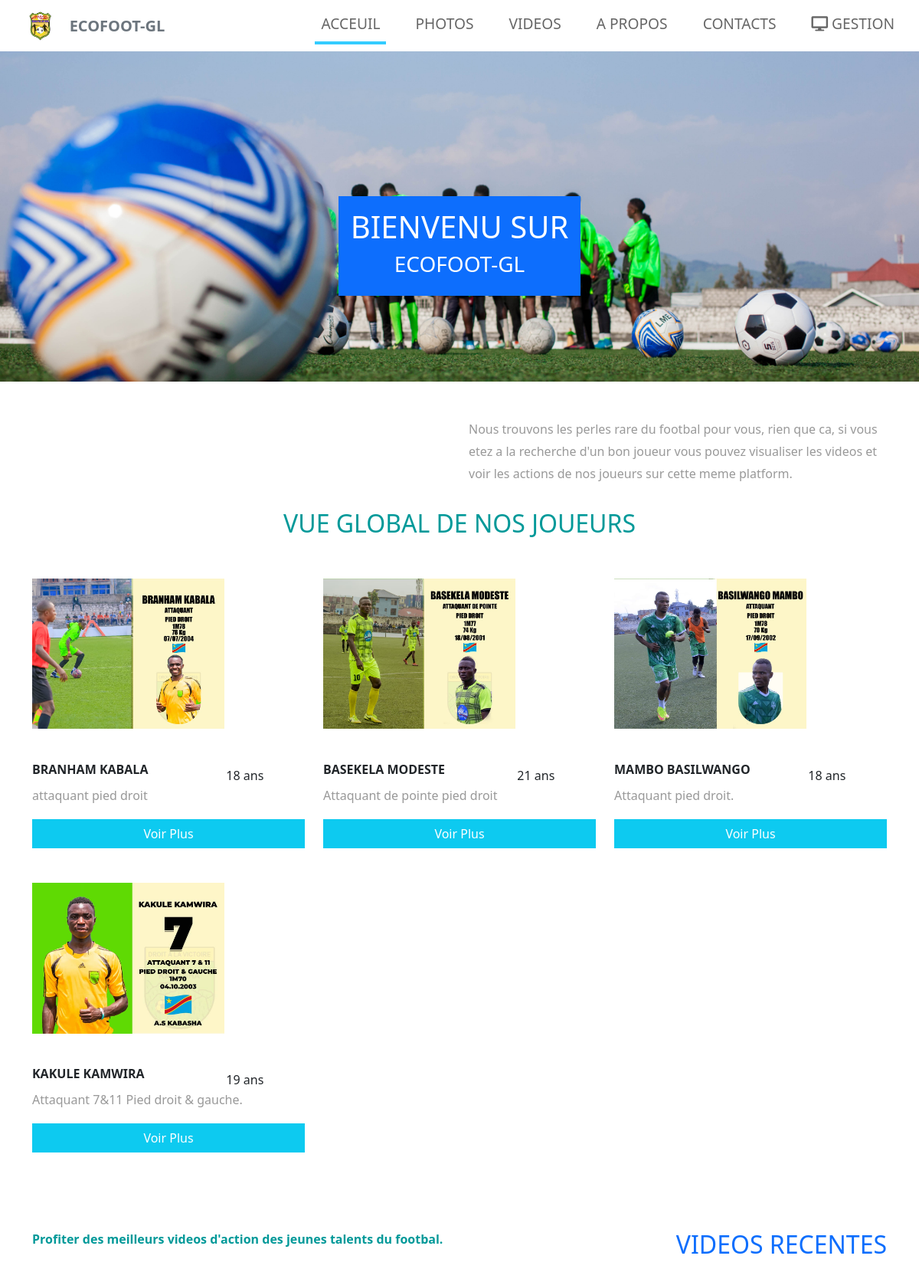
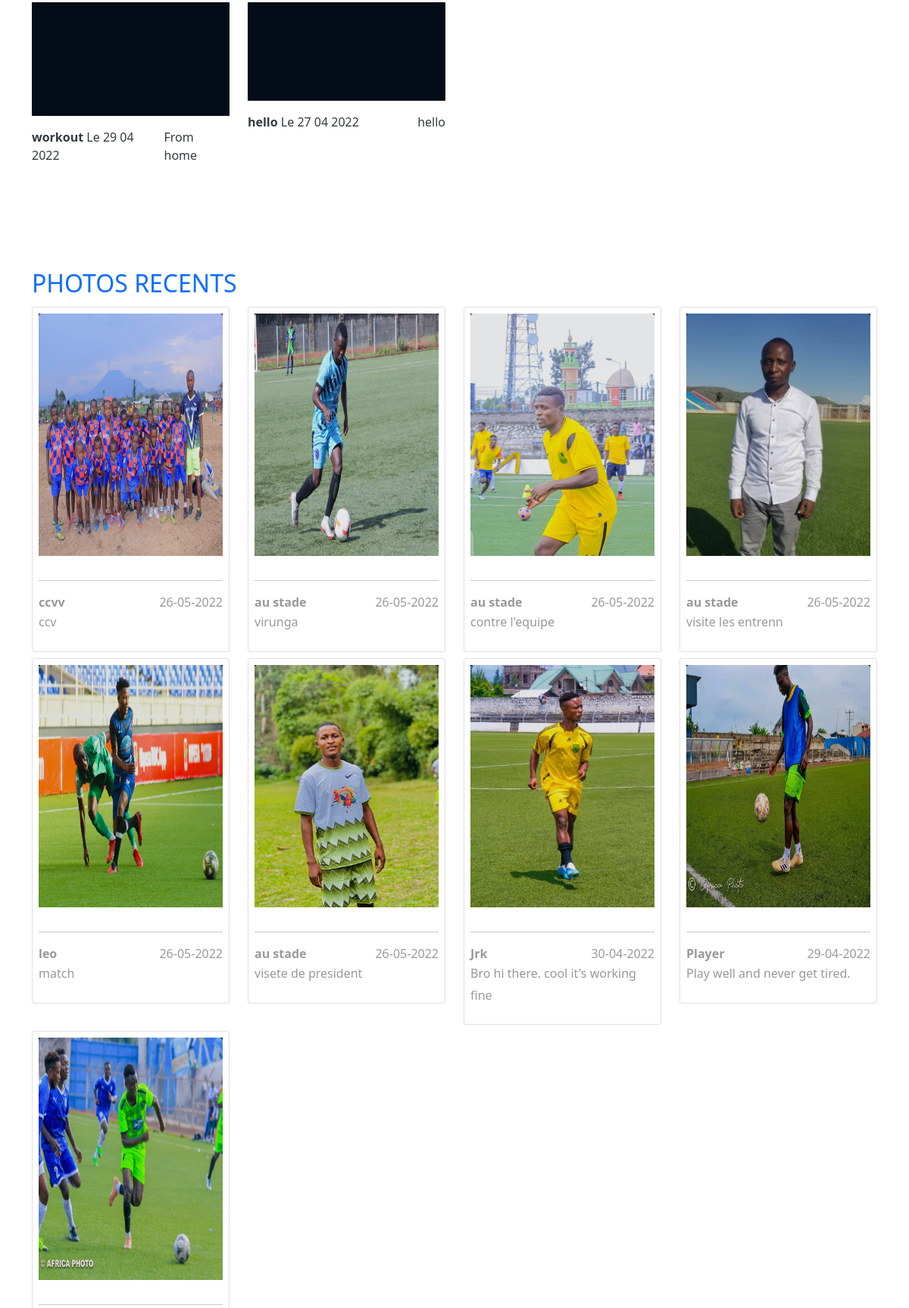
The page / (upper part) on the database its author committed (2 pictures, top to bottom).
### tables this page shows
CREATE TABLE `players` (
  `id` int(11) NOT NULL,
  `profile` varchar(300) NOT NULL,
  `name` varchar(300) NOT NULL,
  `age` int(11) NOT NULL,
  `taille` varchar(300) NOT NULL,
  `email` varchar(300) NOT NULL,
  `phone` varchar(300) NOT NULL,
  `description` text NOT NULL,
  `date` varchar(300) NOT NULL,
  `display_status` int(11) NOT NULL DEFAULT '1'
);

CREATE TABLE `video` (
  `id` int(11) NOT NULL,
  `video` varchar(300) NOT NULL,
  `titre` varchar(300) NOT NULL,
  `description` text NOT NULL,
  `contenu` varchar(300) NOT NULL,
  `date` varchar(300) NOT NULL
);

CREATE TABLE `photo` (
  `id` int(11) NOT NULL,
  `photo` varchar(300) NOT NULL,
  `titre` varchar(300) NOT NULL,
  `description` text NOT NULL,
  `contenu` varchar(300) NOT NULL,
  `date` varchar(300) NOT NULL
);

### application/controllers/Welcome.php (called while the page is built, shortened)
<?php
class Welcome extends CI_Controller {
	public function __construct(){
        $this->load->helper('url');
        $this->load->helper('form');
        $this->load->model('DataModel');
    }
	public function index()
	{
		$data['list_video'] = $this->DataModel->get('video');
		$data['list_photo'] = $this->DataModel->get('photo');
		$data['list_players'] = $this->DataModel->get('players');
		$data['title'] = ucfirst('index');
		$this->load->view('header',$data);
		$this->load->view('index',$data);
		$this->load->view('footer',$data);
	}
}

### index.php (called while the page is built, shortened)
<?php
require_once BASEPATH.'core/CodeIgniter.php';

### application/models/DataModel.php (called while the page is built, shortened)
<?php
	class DataModel extends CI_Model
	{
		public function get($table, $page = null){
			$this->db->order_by('id','DESC');
			if($table == 'players' and $page == null){
				$this->db->where(array('display_status'=>'1'));
			}
			return $this->db->get($table)->result();
		}
	}

### pages/index.php (the view, shortened to what this page needs)
    <div class="tm-hero d-flex justify-content-center align-items-center mt-5" data-parallax="scroll" data-image-src="<?=base_url()?>img/IMG_5941.jpg" style="height: 450px;">
        <div class="banner mt-5">
            <div class="container mt-5">
                <div class="row">
                    <div class="col-md-12 text-center bg-primary p-3">
                        <h1 class="text-white">BIENVENU SUR </h1>
                        <h3 class="text-white">ECOFOOT-GL</h3>
                    </div>
                </div>
            </div>
        </div>
    </div>
    <div class="container mt-5">
        <div class="row">
            <div class="col-lg-6">
            </div>
             <div class="col-lg-6">
                 <p>Nous trouvons les perles rare du footbal pour vous, rien que ca, si vous etez a la recherche d'un bon joueur vous pouvez visualiser les videos et voir les actions de nos joueurs sur cette meme platform.</p>
             </div>
        </div>
    </div>
    <div class="container">
        <div class="row no-gutters justify-content-center mb-3 pb-2">
            <div class="col-md-12 text-center pt-3">
                <h2 class="mb-4 tm-text-primary">VUE GLOBAL DE NOS JOUEURS</h2>
            </div>
        </div>
        <div class="row no-gutters d-flex align-items-stretch">
<?php
    foreach ($list_players as $key => $value) {
 ?>
            <div class="col-md-4 col-lg-4 d-flex align-self-stretch mt-1">
                <div class="row d-sm-flex align-items-stretch">
                    <div class="col-lg-12" style="width:100%; height:50%;" >
                        <img src="<?=base_url('img/'.$value->profile)?>" class="img-fluid" alt="" style="height: 100%;">
                    </div>
                    <div class="col-lg-12">
                        <div class="row">
                            <div class="col-lg-8">
                                <strong><?=$value->name?></strong>
                            </div>
                            <div class="col-lg-4 mt-2">
                                <span class="price"><?=$value->age?> ans</span>
                            </div>
                        </div>
                        <div class="row">
                            <div class="col-lg-12">
                                <p><?=$value->description?></p>
                            </div>
                            <div class="col-lg-12">
                                <a href="<?=base_url("pages/joueur/".$value->id)?>" class="btn btn-info w-100 shadow-none text-white">Voir Plus</a>
                            </div>
                       </div>
                    </div>
                </div>
            </div>
<?php }?>
        </div>
    </div>
    <div class="container tm-container-content tm-mt-60">
        <div class="row mb-4">
            <div class="col-8 d-flex justify-content-start">
                <strong class="tm-text-primary">Profiter des meilleurs videos d'action des jeunes talents du footbal.</strong>
            </div>
            <div class="col-4 d-flex justify-content-end">
                <h2 class="tm-text-primary">
                    <a href="<?=base_url('pages/view/videos')?>">VIDEOS RECENTES</a>
                </h2>
            </div>
        </div>
        <div class="row tm-mb-90 tm-gallery">
            <?php
            $count = 1;
                foreach ($list_video as $key => $video) {
                    if ($count <= 12) {
             ?>
        	<div class="col-xl-3 col-lg-4 col-md-6 col-sm-6 col-12 mb-5">
                <figure class="effect-ming tm-video-item">
                    <video id="tm-video" style="max-height: 150px!important;">
                        <source src="<?=base_url('video/'.$video->video)?>" type="video/mp4" width="100">
                    </video>
                    <figcaption class="d-flex align-items-center justify-content-center">
                    </figcaption>
                </figure>
                <div class="d-flex justify-content-between tm-text-gray">
                    <span class="tm-text-gray-light text-dark"><strong><?=$video->titre?></strong> Le <?=date('d m Y',$video->date)?></span>
                    <span class="text-dark"><?=$video->contenu?></span>
                </div>
            </div>
        <?php $count +=1; }}?>
        </div>
    </div>
    <div class="container tm-container-content tm-mt-60"><div class="row mb-1">
            <div class="col-12 d-flex justify-content-start">
                <h2 class="tm-text-primary"><a href="<?=base_url('pages/view/photos')?>">PHOTOS RECENTS</a></h2>
            </div>
        </div>
        <div class="row tm-mb-90 tm-gallery">
            <?php
            $count = 1;
                foreach ($list_photo as $key => $photo) {
                    if ($count <= 12) {
             ?>
            <div class="col-xl-3 col-lg-3 col-md-6 col-sm-6 col-12 mb-2">
                <div class="card p-2">
                    <figure class="effect-ming tm-video-item">
                    <div style="height: 20em!important;">
                        <img src="<?=base_url('img/'.$photo->photo)?>" alt="<?=$photo->photo?>" class="rounded-top img-fluid" style="width: 100%;">
                    </div>
                    <figcaption class="d-flex align-items-center justify-content-center">
                    </figcaption>
                </figure>
                <hr>
                    <div class="d-flex justify-content-between tm-text-gray">
                        <strong><?=$photo->contenu?></strong>
                        <span><?=date('d-m-Y',$photo->date)?></span>
                    </div>
                    <p><?=$photo->description?></p>
                </div>
            </div>
        <?php $count +=1; }}?>
        </div>
    </div>

### css/our-style.css (style rules this page uses)
p { line-height: 1.8; }
a { text-decoration: none; transition: all 0.3s ease; }
.btn { border-radius: 0; }
.tm-hero { min-height: 200px; background: transparent; }
.tm-mt-60 { margin-top: 60px; }
.tm-mb-90 { margin-bottom: 90px; }
.tm-text-primary { color: #009999; }
p, .tm-text-gray { color: #999; }
.tm-text-gray-light { color: #CCC; }
.tm-video-item { position: relative; overflow: hidden; text-align: center; cursor: pointer; }
.tm-video-item img { position: relative; display: block; min-height: 100%; max-width: 100%; opacity: 0.8; }
.tm-video-item figcaption { padding: 2em; color: #fff; text-transform: uppercase; font-size: 1.25em; -webkit-backface-visibility: hidden; backface-visibility: hidden; }
.tm-video-item figcaption::before, .tm-video-item figcaption::after { pointer-events: none; }
.tm-video-item figcaption, .tm-video-item figcaption > a { position: absolute; top: 0; left: 0; width: 100%; height: 100%; }
figure.effect-ming { background: #030c17; }
figure.effect-ming img { opacity: 0.9; -webkit-transition: opacity 0.35s; transition: opacity 0.35s; }
figure.effect-ming figcaption::before { position: absolute; top: 30px; right: 30px; bottom: 30px; left: 30px; border: 2px solid #fff; box-shadow: 0 0 0 30px rgba(255,255,255,0.2); content: ''; opacity: 0; -webkit-transition: opacity 0.35s, -webkit-transform 0.35s; transition: opacity 0.35s, transform 0.35s; -webkit-transform: scale3d(1.4,1.4,1); transform: scale3d(1.4,1.4,1); }
#tm-video { display: block; width: 100%; height: auto; }

### rows shown on the page
players: profile (picture), name "BRANHAM KABALA", age "18", description "attaquant pied droit"
players: profile (picture), name "BASEKELA MODESTE", age "21", description "Attaquant de pointe pied droit"
players: profile (picture), name "MAMBO BASILWANGO", age "18", description "Attaquant pied droit."
players: profile (picture), name "KAKULE KAMWIRA", age "19", description "Attaquant 7&11 Pied droit & gauche."
video: titre "workout", date "29 04 2022", contenu "From home"
video: titre "hello", date "27 04 2022", contenu "hello"
photo: photo (picture), contenu "ccvv", date "26-05-2022", description "ccv"
photo: photo (picture), contenu "au stade", date "26-05-2022", description "virunga"
photo: photo (picture), contenu "au stade", date "26-05-2022", description "contre l'equipe"
photo: photo (picture), contenu "au stade", date "26-05-2022", description "visite les entrenn"
photo: photo (picture), contenu "leo", date "26-05-2022", description "match"
photo: photo (picture), contenu "au stade", date "26-05-2022", description "visete de president"
photo: photo (picture), contenu "Jrk", date "30-04-2022", description "Bro hi there. cool it's working fine"
photo: photo (picture), contenu "Player", date "29-04-2022", description "Play well and never get tired."
photo: photo (picture)
